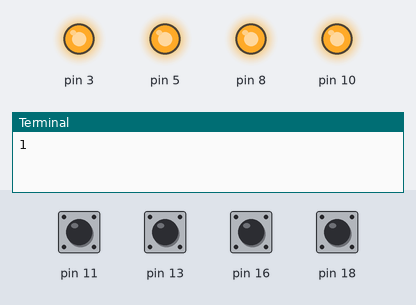
A program run on a simulated Raspberry Pi (header pin numbers). On the bench: output pins drawn as LEDs (lit = HIGH), the last lines printed to the terminal. Dashed ring = blinking. Inputs (shaded band) come from the test bench; at power-on: pin 11, pin 13, pin 16, pin 18 HIGH. Random numbers come from a fixed seed. At 13.3 s the program stops and its outputs stay as they are.

Above: at 4.1 s.
4.2 s: pin 13 pulled LOW for 0.15 s
At 4.27 s:
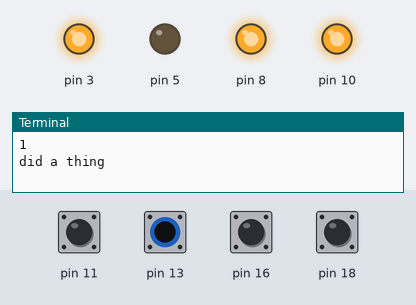
At 6.0 s:
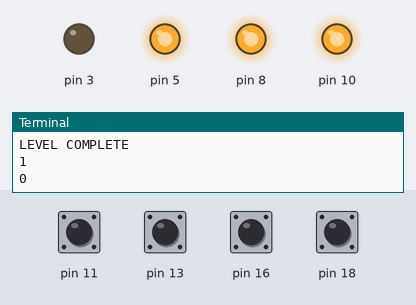
7.3 s: pin 11 pulled LOW for 0.15 s
At 9.1 s:
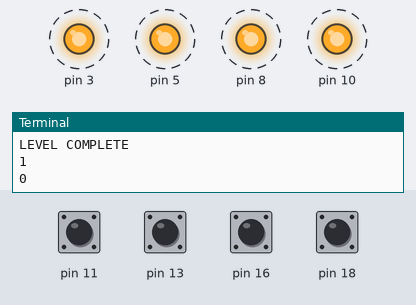
Timing chart, 0 to 14.8 s (numbered marks = the images above; inputs shaded):
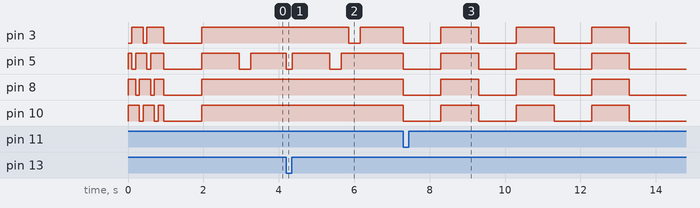

Measured:
- after the input at 4.2 s, pin 3: HIGH → LOW after 1.7 s, → HIGH 0.30 s later; pin 5: HIGH → LOW at once, → HIGH 0.15 s later, → LOW 1.0 s later, → HIGH 0.30 s later
- after the input at 7.3 s, pin 3, pin 5, pin 8, pin 10: alternates HIGH for 1.0 s and LOW for 1.0 s, starting at once

The program:

Simon.py
```python
from time import sleep as wait #for timing
from GPIO import LED, Button #my own GPIO device classes
from SimonClass import SimonGame
import RPi.GPIO as GPIO

GPIO.setmode(GPIO.BOARD)
GPIO.setwarnings(False)
#creates game object with these pins
#first parameter passed is an array containing all LED pins, etc.
game = SimonGame([3, 5, 8, 10], [11, 13, 16, 18])
numOfThings = game.NUM_OF_THINGS
## LEDS:
#3: Top Left LED, 5: Top Right LED, 8: Bottom Right LED, 10: Bottom Left LED
## Buttons:
#11: Top Left Button, 13: Top Right Button, 16: Bottom Right Button, 18: Bottom Left Button

game.turnOffLEDs()
#stuff to start the game

game.start()
wait(1)
#loop
try:
	#forever
	while True:
		position = 0
		game.createLevel()
		game.flashPattern(game.pattern)
		#play level
		i = 0
		while position < len(game.pattern):
			goal = game.pattern[position]
			#check if it's the right one, if it is, move on to next position, else game over.
			buttonpos = i%numOfThings
			button = game.Button[buttonpos]
			if button.isPressed():
				game.LED[buttonpos].turnOn()
				if game.Button[goal].isPressed():
					position += 1
					print "did a thing"

				else:
					game.gameOver()
					print "fail " + str(button)
					raise SystemExit
					#needs to start the game from the beginning somehow...
				button.waitUntilNotPressed()
				game.LED[buttonpos].turnOff()
			i += 1
		print "LEVEL COMPLETE"
		game.level += 1
		game.turnOffLEDs()
		wait(1)

except KeyboardInterrupt:
	GPIO.cleanup()
except SystemExit:
	GPIO.cleanup()
```

GPIO.py
```python
import RPi.GPIO as GPIO
from time import sleep as wait

class LED:
    def __init__(self, port):
        self.pin = port
        #GPIO.setmode(GPIO.BOARD)
        GPIO.setup(self.pin, GPIO.OUT)

        self.ON = False
        self.OFF = True

    def turnOn(self):
        GPIO.output(self.pin, self.ON)

    def turnOff(self):
        GPIO.output(self.pin, self.OFF)

    def cleanup(self):
        GPIO.cleanup(self.pin)

    def getPin(self):
        return self.pin

class Button:
    def __init__(self, port):
        self.pin = port
        #GPIO.setmode(GPIO.BOARD)
        GPIO.setup(self.pin, GPIO.IN, pull_up_down=GPIO.PUD_UP)

    def isPressed(self):
        return not GPIO.input(self.pin)

    def cleanup(self):
        GPIO.cleanup(self.pin)

    def getPin(self):
        return self.pin

    def waitUntilNotPressed(self):
        while self.isPressed():
            pass
        wait(0.005)
```

SimonClass.py
```python
import RPi.GPIO as GPIO
from GPIO import LED, Button
import random
import math
from time import sleep as wait

class SimonGame(object):
	def __init__(self, leds, buttons):
		self.NUM_OF_THINGS = len(leds)
		#let's create the LEDs
		self.LED = [(lambda x: LED(leds[x]))(x) for x in range(len(leds))]
		self.Button = [(lambda x: Button(buttons[x]))(x) for x in range(len(buttons))]
		#now for some variables
		self.level = 1
		self.pattern = []
		alive = True

	def start(self):
		self.startSequence()
		self.score = 0
		self.gameIndex = 0


	def createLevel(self):
		self.pattern.append(random.randint(0,3))

	def startSequence(self):
		for i in range(0,self.NUM_OF_THINGS * 2):
			LED = self.LED[i%self.NUM_OF_THINGS]
			LED.turnOn()
			wait(0.1)
			LED.turnOff()
		wait(0.15)
		self.turnOnLEDs()
		wait(1)
		self.turnOffLEDs()

	def cleanup(self):
		for LED in self.LED:
			LED.cleanup()
		for Button in self.Button:
			Button.cleanup()

	def gameOver(self):
		for i in range(3):
			self.turnOnLEDs()
			wait(1)
			self.turnOffLEDs()
			wait(1)

	def turnOnLEDs(self):
		for LED in self.LED:
			LED.turnOn()

	def turnOffLEDs(self):
		for LED in self.LED:
			LED.turnOff()

	def flashPattern(self, pattern):
		for flash in pattern:
			print flash
			LED = self.LED[flash]
			LED.turnOn()
			wait(0.3)
			LED.turnOff()
			wait(0.2)
```
